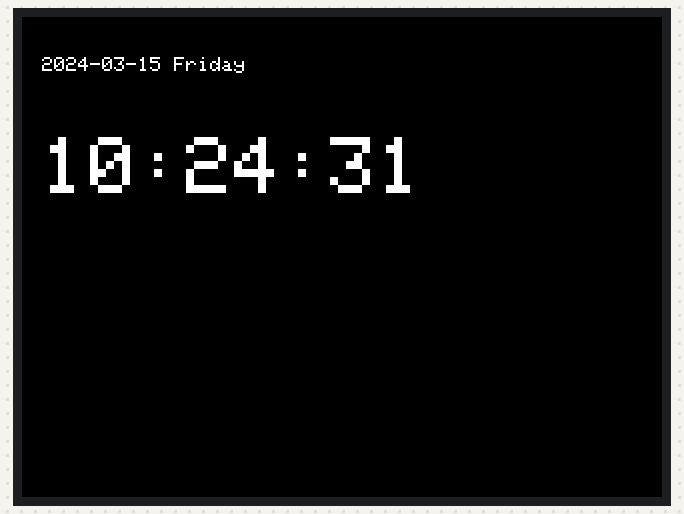
Recording of a sketch running on a simulated ESP32. Shown: 320×240 colour display. WiFi joins after 1.5 s; servers stay silent unless stated; the local clock reads 2024-03-15 10:24:30 at power-on unless the sketch sets it; what the sketch prints to the serial monitor is not drawn.

Above: at 1.9 s.
At 5.9 s:
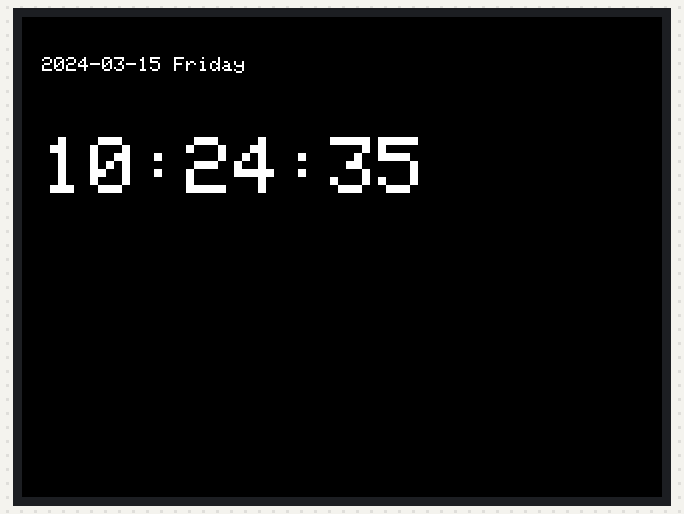
At 10.9 s:
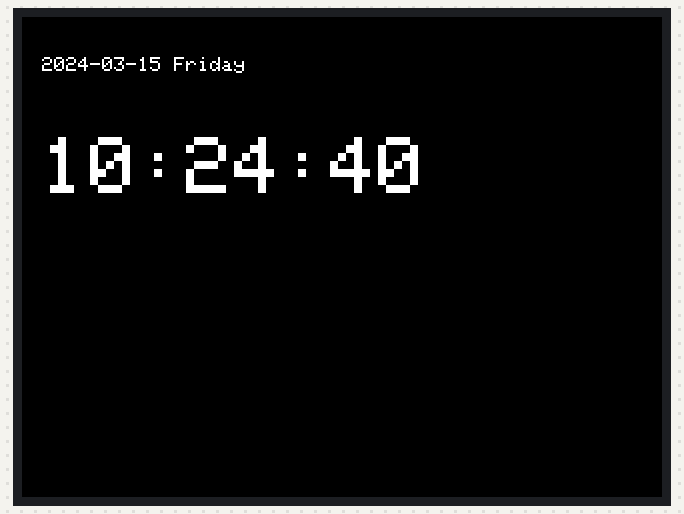
At 19.9 s:
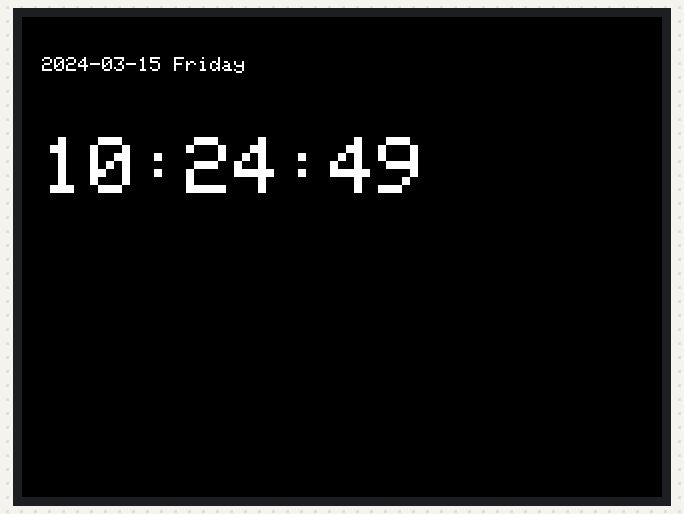
At 28.9 s:
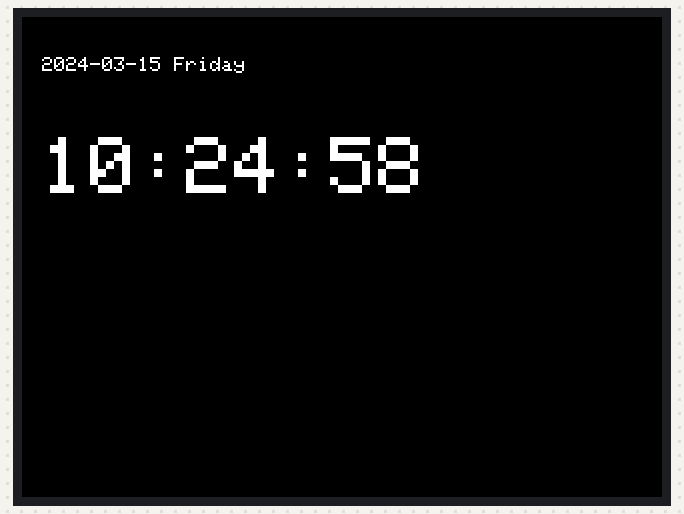
At 38.9 s:
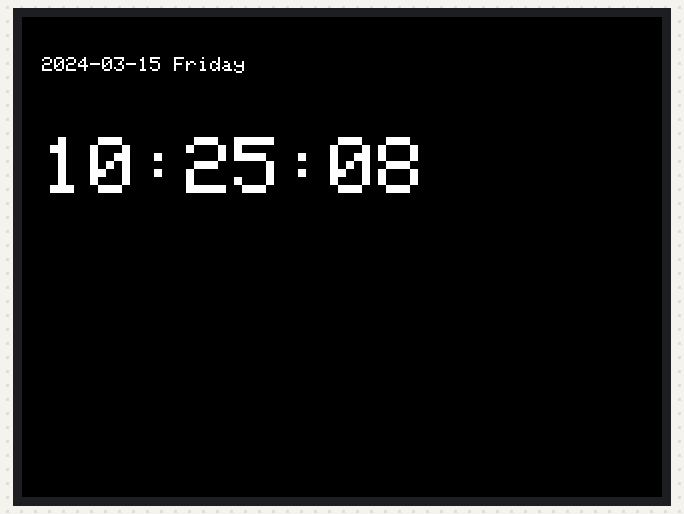

Measured:
- what the display in image 0 shows lasts 1.0 s, from 1.8 s to 2.8 s

The sketch:

time_display.ino
```cpp
#include <Arduino.h>
#include <WiFi.h>
#include <time.h>
#include <TFT_eSPI.h>

TFT_eSPI tft = TFT_eSPI();

class TimeDisplayComponent {
private:
    const char* ntpServer = "pool.ntp.org";
    const long gmtOffset_sec = 28800;
    const int daylightOffset_sec = 0;
    bool format24Hour = true;
    bool showSeconds = true;
    unsigned long lastUpdate = 0;
    const int updateInterval = 1000;

public:
    void init() {
        tft.init();
        tft.setRotation(1);
        tft.fillScreen(TFT_BLACK);
        tft.setTextColor(TFT_WHITE, TFT_BLACK);

        configTime(gmtOffset_sec, daylightOffset_sec, ntpServer);

        Serial.println("时间显示组件已初始化");
    }

    void loop() {
        unsigned long now = millis();
        if (now - lastUpdate >= updateInterval) {
            displayTime();
            lastUpdate = now;
        }
    }

    void displayTime() {
        struct tm timeinfo;
        if (!getLocalTime(&timeinfo)) {
            tft.fillScreen(TFT_BLACK);
            tft.setTextSize(2);
            tft.setCursor(20, 60);
            tft.println("Time Error");
            return;
        }

        tft.fillScreen(TFT_BLACK);

        tft.setTextSize(1);
        tft.setCursor(10, 20);
        char dateStr[32];
        strftime(dateStr, sizeof(dateStr), "%Y-%m-%d %A", &timeinfo);
        tft.println(dateStr);

        tft.setTextSize(4);
        tft.setCursor(10, 60);
        char timeStr[16];
        if (format24Hour) {
            if (showSeconds) {
                strftime(timeStr, sizeof(timeStr), "%H:%M:%S", &timeinfo);
            } else {
                strftime(timeStr, sizeof(timeStr), "%H:%M", &timeinfo);
            }
        } else {
            if (showSeconds) {
                strftime(timeStr, sizeof(timeStr), "%I:%M:%S %p", &timeinfo);
            } else {
                strftime(timeStr, sizeof(timeStr), "%I:%M %p", &timeinfo);
            }
        }
        tft.println(timeStr);
    }

    void setFormat24Hour(bool enable) {
        format24Hour = enable;
    }

    void setShowSeconds(bool enable) {
        showSeconds = enable;
    }

    void handleCommand(String command) {
        if (command.indexOf("\"type\":\"COMPONENT_UPDATE\"") > 0) {
            if (command.indexOf("\"format24\":true") > 0) {
                setFormat24Hour(true);
            } else if (command.indexOf("\"format24\":false") > 0) {
                setFormat24Hour(false);
            }

            if (command.indexOf("\"showSeconds\":true") > 0) {
                setShowSeconds(true);
            } else if (command.indexOf("\"showSeconds\":false") > 0) {
                setShowSeconds(false);
            }
        }
    }
};

TimeDisplayComponent timeDisplay;

void setup() {
    Serial.begin(115200);

    WiFi.begin("YOUR_WIFI_SSID", "YOUR_WIFI_PASSWORD");
    while (WiFi.status() != WL_CONNECTED) {
        delay(500);
        Serial.print(".");
    }
    Serial.println("\nWiFi Connected");

    timeDisplay.init();
}

void loop() {
    timeDisplay.loop();

    if (Serial.available()) {
        String command = Serial.readStringUntil('\n');
        timeDisplay.handleCommand(command);
    }
}
```
